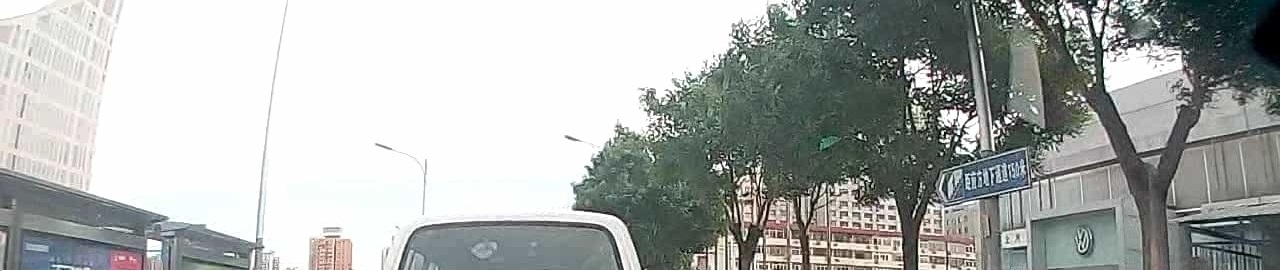
#> input picture my_test/000006_3_2019-05-05-07-33-04.jpg, 1280 x 271 px, found by its file name
$ jupyter execute '特征匹配算法.ipynb'
#> lines starting #> are read from the running program, lines starting #| are printed output that depends on the picture
[cell 1]
import cv2

from matplotlib import pyplot as plt
plt.rcParams['font.sans-serif'] = ['SimHei']  # 用来正常显示中文标签
plt.rcParams['axes.unicode_minus'] = False  # 用来正常显示负号

"""
FLANN是类似最近邻的快速匹配库
    它会根据数据本身选择最合适的算法来处理数据
    比其他搜索算法快10倍
"""
# 按照灰度图片读入
img1 = cv2.imread(r"D:\projects\tensorflowModelGarden\my_test\000006_3_2019-05-05-07-33-04.jpg",cv2.IMREAD_GRAYSCALE)#导入灰度图像
#> img1: shape (271, 1280); min 0, max 255, mean 173.2
img2 = cv2.imread(r"D:\projects\tensorflowModelGarden\my_test\000006_4_2019-05-05-07-33-19_2.jpg",cv2.IMREAD_GRAYSCALE)
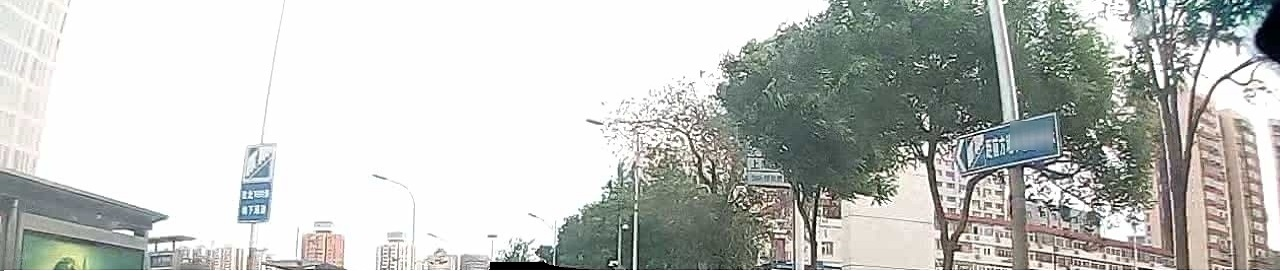
#> input picture my_test/000006_4_2019-05-05-07-33-19_2.jpg, 1280 x 271 px, found by its file name
#> img2: shape (271, 1280); min 0, max 255, mean 192.7
# 创建sift检测器
sift = cv2.xfeatures2d.SIFT_create()
# 查找监测点和匹配符
kp1, des1 = sift.detectAndCompute(img1, None)
#> kp1 = 2716 keypoints; strongest (x, y, size): (873, 54, 2.1), (895, 60, 2.4), (949, 98, 2.9), (935, 88, 2)
kp2, des2 = sift.detectAndCompute(img2, None)
#> kp2 = 3365 keypoints; strongest (x, y, size): (744, 208, 1.9), (1032, 194, 2), (945, 135, 1.9), (967, 116, 2)
"""
keypoint是检测到的特征点的列表
descriptor是检测到特征的局部图像的列表
"""
# 获取flann匹配器
FLANN_INDEX_KDTREE = 0
# 参数1：indexParams
#    对于SIFT和SURF，可以传入参数index_params=dict(algorithm=FLANN_INDEX_KDTREE, trees=5)。
#    对于ORB，可以传入参数index_params=dict(algorithm=FLANN_INDEX_LSH, table_number=6, key_size=12）。
indexParams = dict(algorithm=FLANN_INDEX_KDTREE, trees=5)
# 参数2：searchParams 指定递归遍历的次数，值越高结果越准确，但是消耗的时间也越多。
searchParams = dict(checks=50)


# 使用FlannBasedMatcher 寻找最近邻近似匹配
flann = cv2.FlannBasedMatcher(indexParams, searchParams)
# 使用knnMatch匹配处理，并返回匹配matches
matches = flann.knnMatch(des1, des2, k=2)
#> matches = 2716 matches
# 通过掩码方式计算有用的点
matchesMask = [[0, 0] for i in range(len(matches))]
#> matchesMask = 2716 pairs, first value 0 to 0, second value 0 to 0

# 通过描述符的距离进行选择需要的点
for i, (m, n) in enumerate(matches):
    if m.distance < 0.7*n.distance: # 通过0.7系数来决定匹配的有效关键点数量
        matchesMask[i] = [1, 0]
#> after the loop, matchesMask = 2716 pairs, first value 0 to 1, second value 0 to 0

drawPrams = dict(matchColor=(0, 255, 0),
                 singlePointColor=(255, 0, 0),
                 matchesMask=matchesMask,
                 flags=0)
#> drawPrams = 4 items
# 匹配结果图片
img33 = cv2.drawMatchesKnn(img1, kp1, img2, kp2, matches, None, **drawPrams)
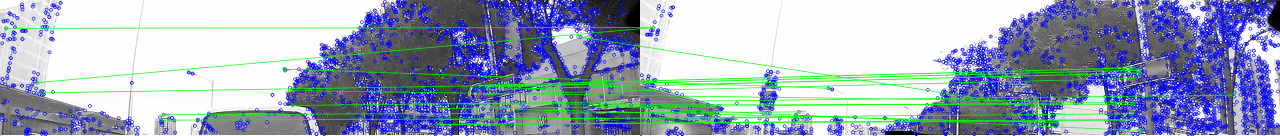
#> img33: shape (271, 2560, 3) (shown at 1/2 size); mean of channels 0, 1, 2 188.1, 167.7, 154.3; drawn as B, G, R


plt.figure(figsize=(10,10))
plt.title('FLANN法',fontsize=12,color='r')
plt.imshow(img33)
plt.axis('off')
plt.savefig('res.png')
plt.show()

cv2.waitKey(0)
cv2.destroyAllWindows()
